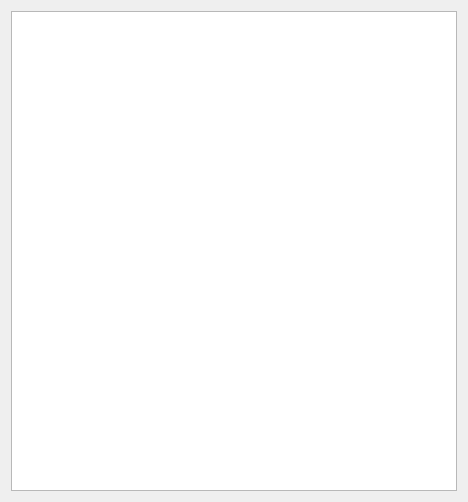
<?xml version="1.0" encoding="UTF-8"?>
<ui version="4.0">
 <class>RecipePane</class>
 <widget class="QWidget" name="RecipePane">
  <property name="geometry">
   <rect>
    <x>0</x>
    <y>0</y>
    <width>468</width>
    <height>502</height>
   </rect>
  </property>
  <property name="windowTitle">
   <string>Form</string>
  </property>
  <layout class="QVBoxLayout" name="verticalLayout">
   <item>
    <widget class="QListWidget" name="listWidget"/>
   </item>
  </layout>
 </widget>
 <resources/>
 <connections/>
</ui>
